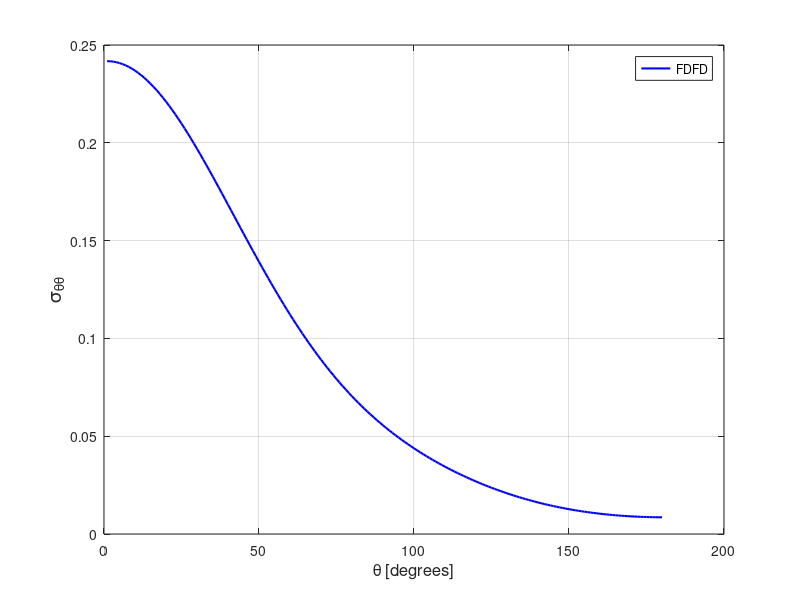

Write the MATLAB code that produced this figure.
stt = [ 
    1  0.24173717E+00
    2  0.24167730E+00
    3  0.24149562E+00
    4  0.24119274E+00
    5  0.24077021E+00
    6  0.24022870E+00
    7  0.23956868E+00
    8  0.23879117E+00
    9  0.23789872E+00
   10  0.23689237E+00
   11  0.23577285E+00
   12  0.23454396E+00
   13  0.23320653E+00
   14  0.23176506E+00
   15  0.23021942E+00
   16  0.22857636E+00
   17  0.22683509E+00
   18  0.22500022E+00
   19  0.22307453E+00
   20  0.22106130E+00
   21  0.21896347E+00
   22  0.21678798E+00
   23  0.21453479E+00
   24  0.21220870E+00
   25  0.20981438E+00
   26  0.20735523E+00
   27  0.20483463E+00
   28  0.20225696E+00
   29  0.19962780E+00
   30  0.19694933E+00
   31  0.19422615E+00
   32  0.19146276E+00
   33  0.18866268E+00
   34  0.18583001E+00
   35  0.18296862E+00
   36  0.18008330E+00
   37  0.17717704E+00
   38  0.17425440E+00
   39  0.17131820E+00
   40  0.16837251E+00
   41  0.16542049E+00
   42  0.16246755E+00
   43  0.15951477E+00
   44  0.15656675E+00
   45  0.15362616E+00
   46  0.15069671E+00
   47  0.14778002E+00
   48  0.14487986E+00
   49  0.14199889E+00
   50  0.13913919E+00
   51  0.13630320E+00
   52  0.13349386E+00
   53  0.13071261E+00
   54  0.12796107E+00
   55  0.12524165E+00
   56  0.12255643E+00
   57  0.11990705E+00
   58  0.11729362E+00
   59  0.11471822E+00
   60  0.11218212E+00
   61  0.10968617E+00
   62  0.10723107E+00
   63  0.10481726E+00
   64  0.10244724E+00
   65  0.10011949E+00
   66  0.97835019E-01
   67  0.95593706E-01
   68  0.93396939E-01
   69  0.91243692E-01
   70  0.89134537E-01
   71  0.87069377E-01
   72  0.85047685E-01
   73  0.83069190E-01
   74  0.81134260E-01
   75  0.79241306E-01
   76  0.77390902E-01
   77  0.75582445E-01
   78  0.73814504E-01
   79  0.72087325E-01
   80  0.70399635E-01
   81  0.68751618E-01
   82  0.67141615E-01
   83  0.65569408E-01
   84  0.64033896E-01
   85  0.62534593E-01
   86  0.61069641E-01
   87  0.59639663E-01
   88  0.58243010E-01
   89  0.56879278E-01
   90  0.55547163E-01
   91  0.54246560E-01
   92  0.52975260E-01
   93  0.51733922E-01
   94  0.50521020E-01
   95  0.49335785E-01
   96  0.48177641E-01
   97  0.47045425E-01
   98  0.45939341E-01
   99  0.44856995E-01
  100  0.43799464E-01
  101  0.42764932E-01
  102  0.41753389E-01
  103  0.40763952E-01
  104  0.39795943E-01
  105  0.38848728E-01
  106  0.37922438E-01
  107  0.37015650E-01
  108  0.36128152E-01
  109  0.35259731E-01
  110  0.34409676E-01
  111  0.33577744E-01
  112  0.32763761E-01
  113  0.31966522E-01
  114  0.31186815E-01
  115  0.30423824E-01
  116  0.29676849E-01
  117  0.28946202E-01
  118  0.28231239E-01
  119  0.27531603E-01
  120  0.26847495E-01
  121  0.26178546E-01
  122  0.25524389E-01
  123  0.24884971E-01
  124  0.24259988E-01
  125  0.23649637E-01
  126  0.23053469E-01
  127  0.22471238E-01
  128  0.21902949E-01
  129  0.21348679E-01
  130  0.20807970E-01
  131  0.20280929E-01
  132  0.19767055E-01
  133  0.19266689E-01
  134  0.18779695E-01
  135  0.18305551E-01
  136  0.17844668E-01
  137  0.17396508E-01
  138  0.16961178E-01
  139  0.16538294E-01
  140  0.16128397E-01
  141  0.15730580E-01
  142  0.15345449E-01
  143  0.14972229E-01
  144  0.14611175E-01
  145  0.14262176E-01
  146  0.13924826E-01
  147  0.13599293E-01
  148  0.13285360E-01
  149  0.12982927E-01
  150  0.12691570E-01
  151  0.12411547E-01
  152  0.12142604E-01
  153  0.11884511E-01
  154  0.11637161E-01
  155  0.11400557E-01
  156  0.11174057E-01
  157  0.10958031E-01
  158  0.10752211E-01
  159  0.10556365E-01
  160  0.10370573E-01
  161  0.10194216E-01
  162  0.10027782E-01
  163  0.98708319E-02
  164  0.97229863E-02
  165  0.95844660E-02
  166  0.94549302E-02
  167  0.93344674E-02
  168  0.92227459E-02
  169  0.91198189E-02
  170  0.90256520E-02
  171  0.89398650E-02
  172  0.88625597E-02
  173  0.87937405E-02
  174  0.87330220E-02
  175  0.86807357E-02
  176  0.86363601E-02
  177  0.86003356E-02
  178  0.85723139E-02
  179  0.85523305E-02
  180  0.85404376E-02
  181  0.85365251E-02
  182  0.85405027E-02
  183  0.85527031E-02
  184  0.85727945E-02
  185  0.86010611E-02
  186  0.86372290E-02
  187  0.86816233E-02
  188  0.87340726E-02
  189  0.87948684E-02
  190  0.88639064E-02
  191  0.89413263E-02
  192  0.90271737E-02
  193  0.91216480E-02
  194  0.92247231E-02
  195  0.93365693E-02
  196  0.94571849E-02
  197  0.95868818E-02
  198  0.97256266E-02
  199  0.98734498E-02
  200  0.10030772E-01
  201  0.10197516E-01
  202  0.10373875E-01
  203  0.10559902E-01
  204  0.10755857E-01
  205  0.10961866E-01
  206  0.11178079E-01
  207  0.11404469E-01
  208  0.11641539E-01
  209  0.11889068E-01
  210  0.12147314E-01
  211  0.12416655E-01
  212  0.12696647E-01
  213  0.12988104E-01
  214  0.13290921E-01
  215  0.13605164E-01
  216  0.13930757E-01
  217  0.14268328E-01
  218  0.14617410E-01
  219  0.14978749E-01
  220  0.15352168E-01
  221  0.15737586E-01
  222  0.16135482E-01
  223  0.16545864E-01
  224  0.16968725E-01
  225  0.17404318E-01
  226  0.17852534E-01
  227  0.18313508E-01
  228  0.18787988E-01
  229  0.19275198E-01
  230  0.19775758E-01
  231  0.20289628E-01
  232  0.20816799E-01
  233  0.21357685E-01
  234  0.21912340E-01
  235  0.22480628E-01
  236  0.23063129E-01
  237  0.23659350E-01
  238  0.24269957E-01
  239  0.24894949E-01
  240  0.25534445E-01
  241  0.26188653E-01
  242  0.26857803E-01
  243  0.27542027E-01
  244  0.28241534E-01
  245  0.28956581E-01
  246  0.29687420E-01
  247  0.30434543E-01
  248  0.31197669E-01
  249  0.31977657E-01
  250  0.32774486E-01
  251  0.33588622E-01
  252  0.34420531E-01
  253  0.35270452E-01
  254  0.36138907E-01
  255  0.37026327E-01
  256  0.37932970E-01
  257  0.38859561E-01
  258  0.39806671E-01
  259  0.40774625E-01
  260  0.41763961E-01
  261  0.42775594E-01
  262  0.43810040E-01
  263  0.44867605E-01
  264  0.45949332E-01
  265  0.47055792E-01
  266  0.48187736E-01
  267  0.49346019E-01
  268  0.50531276E-01
  269  0.51744021E-01
  270  0.52985050E-01
  271  0.54256212E-01
  272  0.55556998E-01
  273  0.56888971E-01
  274  0.58252659E-01
  275  0.59648518E-01
  276  0.61078954E-01
  277  0.62543318E-01
  278  0.64042322E-01
  279  0.65577768E-01
  280  0.67149796E-01
  281  0.68759583E-01
  282  0.70407234E-01
  283  0.72094955E-01
  284  0.73822185E-01
  285  0.75589620E-01
  286  0.77398159E-01
  287  0.79248287E-01
  288  0.81140794E-01
  289  0.83076119E-01
  290  0.85054003E-01
  291  0.87075345E-01
  292  0.89141116E-01
  293  0.91249727E-01
  294  0.93402483E-01
  295  0.95599823E-01
  296  0.97840168E-01
  297  0.10012422E+00
  298  0.10245220E+00
  299  0.10482235E+00
  300  0.10723553E+00
  301  0.10969028E+00
  302  0.11218654E+00
  303  0.11472208E+00
  304  0.11729751E+00
  305  0.11991050E+00
  306  0.12256042E+00
  307  0.12524548E+00
  308  0.12796448E+00
  309  0.13071546E+00
  310  0.13349637E+00
  311  0.13630591E+00
  312  0.13914223E+00
  313  0.14200091E+00
  314  0.14488198E+00
  315  0.14778200E+00
  316  0.15069826E+00
  317  0.15362799E+00
  318  0.15656877E+00
  319  0.15951693E+00
  320  0.16246940E+00
  321  0.16542248E+00
  322  0.16837357E+00
  323  0.17131874E+00
  324  0.17425475E+00
  325  0.17717777E+00
  326  0.18008450E+00
  327  0.18297014E+00
  328  0.18583104E+00
  329  0.18866386E+00
  330  0.19146344E+00
  331  0.19422764E+00
  332  0.19694977E+00
  333  0.19962902E+00
  334  0.20225918E+00
  335  0.20483598E+00
  336  0.20735621E+00
  337  0.20981528E+00
  338  0.21220955E+00
  339  0.21453536E+00
  340  0.21678825E+00
  341  0.21896535E+00
  342  0.22106135E+00
  343  0.22307430E+00
  344  0.22500044E+00
  345  0.22683559E+00
  346  0.22857694E+00
  347  0.23022154E+00
  348  0.23176542E+00
  349  0.23320802E+00
  350  0.23454486E+00
  351  0.23577277E+00
  352  0.23689224E+00
  353  0.23789841E+00
  354  0.23879164E+00
  355  0.23956865E+00
  356  0.24022867E+00
  357  0.24077035E+00
  358  0.24119262E+00
  359  0.24149525E+00
  360  0.24167687E+00
 ]; 
plot(stt(1:180,1),stt(1:180,2),'b-','linewidth',1.5 ); 
grid on 
legend('FDFD');
xlabel('\theta [degrees]','FontSize',12);
ylabel('\sigma_{\theta\theta}','FontSize',14);
